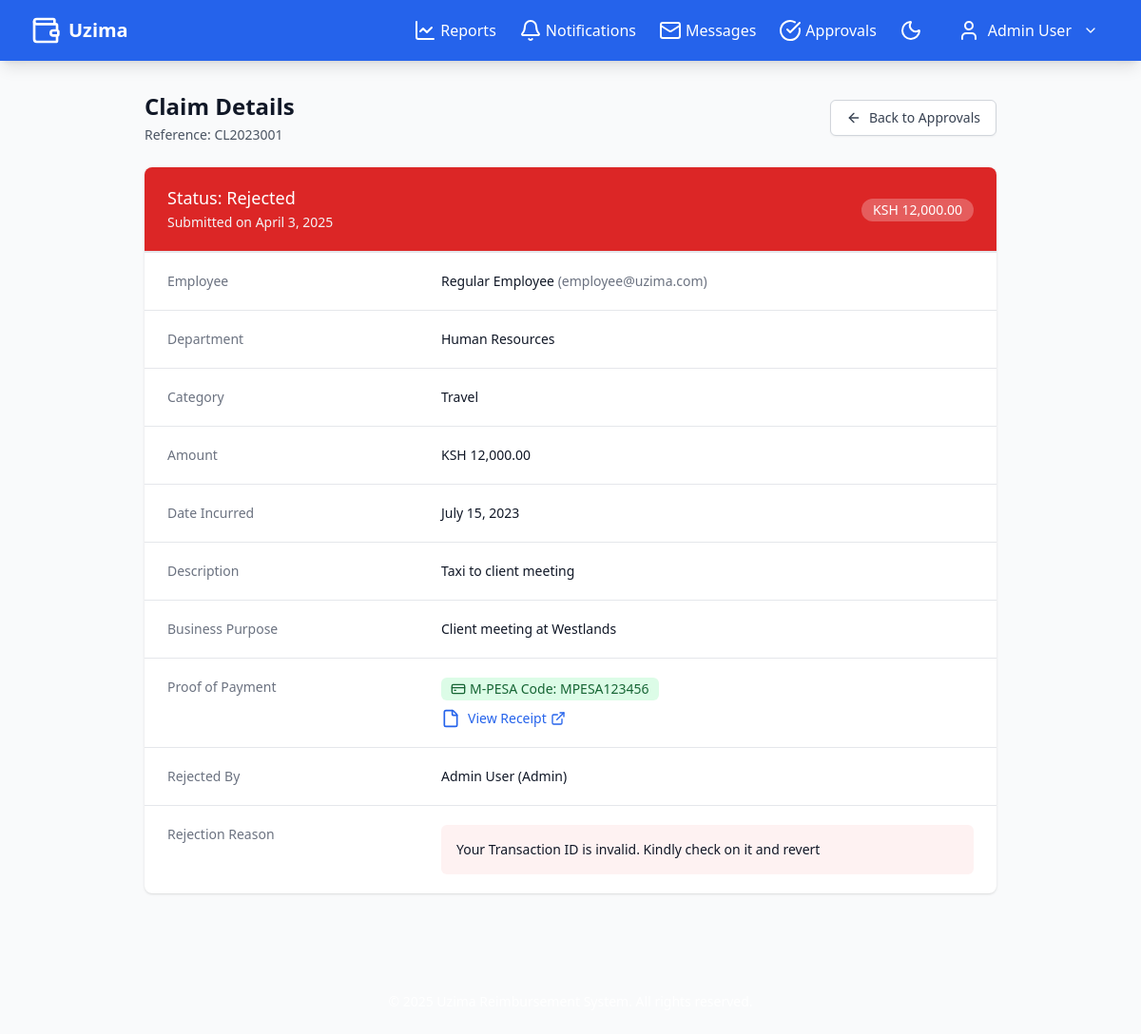
The app's page /view_claim.php?id=1 (signed in) with its own data.
### tables this page shows
CREATE TABLE claims (
                claimID INTEGER PRIMARY KEY AUTOINCREMENT,
                reference_number TEXT UNIQUE,
                userID INTEGER NOT NULL,
                department_id INTEGER,
                category_id INTEGER,
                amount NUMERIC NOT NULL,
                currency TEXT DEFAULT 'USD',
                description TEXT NOT NULL,
                purpose TEXT,
                incurred_date TEXT NOT NULL,
                receipt_path TEXT,
                additional_documents TEXT,
                status TEXT NOT NULL DEFAULT 'Draft',
                submission_date TIMESTAMP DEFAULT CURRENT_TIMESTAMP,
                last_updated TIMESTAMP DEFAULT CURRENT_TIMESTAMP,
                approval_date TEXT,
                payment_date TEXT,
                payment_reference TEXT,
                approverID INTEGER,
                reviewer_id INTEGER,
                rejection_reason TEXT,
                notes TEXT
            , mpesa_code VARCHAR(30), project_id INTEGER, billable_to_client INTEGER DEFAULT 0);

CREATE TABLE users (
                userID INTEGER PRIMARY KEY AUTOINCREMENT,
                employeeID TEXT UNIQUE,
                fullName TEXT NOT NULL,
                email TEXT NOT NULL UNIQUE,
                password TEXT NOT NULL,
                department_id INTEGER,
                position TEXT,
                role TEXT NOT NULL DEFAULT 'Employee',
                hire_date TEXT,
                contact_number TEXT,
                profile_image TEXT DEFAULT 'assets/images/default_profile.png',
                total_reimbursement NUMERIC DEFAULT 0.00,
                budget_limit NUMERIC DEFAULT NULL,
                is_active INTEGER DEFAULT 1,
                last_login TEXT,
                created_at TIMESTAMP DEFAULT CURRENT_TIMESTAMP,
                updated_at TIMESTAMP DEFAULT CURRENT_TIMESTAMP
            );

CREATE TABLE departments (
                department_id INTEGER PRIMARY KEY AUTOINCREMENT,
                department_name TEXT NOT NULL,
                department_code TEXT NOT NULL UNIQUE,
                manager_id INTEGER,
                budget_allocation NUMERIC DEFAULT 0.00,
                budget_remaining NUMERIC DEFAULT 0.00,
                fiscal_year_start TEXT,
                fiscal_year_end TEXT,
                created_at TIMESTAMP DEFAULT CURRENT_TIMESTAMP,
                updated_at TIMESTAMP DEFAULT CURRENT_TIMESTAMP
            );

CREATE TABLE expense_categories (
                category_id INTEGER PRIMARY KEY AUTOINCREMENT,
                category_name TEXT NOT NULL,
                category_code TEXT NOT NULL UNIQUE,
                description TEXT,
                max_amount NUMERIC DEFAULT NULL,
                requires_approval_over NUMERIC DEFAULT NULL,
                receipt_required INTEGER DEFAULT 1,
                is_active INTEGER DEFAULT 1,
                gl_account TEXT,
                created_at TIMESTAMP DEFAULT CURRENT_TIMESTAMP,
                updated_at TIMESTAMP DEFAULT CURRENT_TIMESTAMP
            );

### view_claim.php (the view, shortened to what this page needs)
<?php
require 'config.php';
$claim = null;
$category = null;
$department = null;
$employee = null;
$approver = null;
$claimID = isset($_GET['id']) ? (int)$_GET['id'] : 0;
try {
    if ($_SESSION['role'] === 'Employee') {
        $stmt = $pdo->prepare("SELECT * FROM claims WHERE claimID = ? AND userID = ?");
        $stmt->execute([$claimID, $_SESSION['user_id']]);
    } else {
        $stmt = $pdo->prepare("SELECT * FROM claims WHERE claimID = ?");
        $stmt->execute([$claimID]);
    }
    $claim = $stmt->fetch();
    $stmt = $pdo->prepare("SELECT * FROM expense_categories WHERE category_id = ?");
    $stmt->execute([$claim['category_id']]);
    $category = $stmt->fetch();
    $stmt = $pdo->prepare("SELECT * FROM departments WHERE department_id = ?");
    $stmt->execute([$claim['department_id']]);
    $department = $stmt->fetch();
    $stmt = $pdo->prepare("SELECT * FROM users WHERE userID = ?");
    $stmt->execute([$claim['userID']]);
    $employee = $stmt->fetch();
    if ($claim['approverID']) {
        $stmt = $pdo->prepare("SELECT * FROM users WHERE userID = ?");
        $stmt->execute([$claim['approverID']]);
        $approver = $stmt->fetch();
    }
} catch (Exception $e) {
    $error = $e->getMessage();
}
include 'includes/header.php';
?>
<div class="max-w-4xl mx-auto">
    <div class="mb-6 flex items-center justify-between">
        <div>
            <h1 class="text-2xl font-bold text-gray-900 dark:text-white">Claim Details</h1>
            <p class="mt-1 text-sm text-gray-600 dark:text-gray-400">
                Reference: <?= htmlspecialchars($claim['reference_number'] ?? 'N/A') ?>
            </p>
        </div>
        <div>
            <a href="<?= $_SESSION['role'] === 'Employee' ? 'view_claims.php' : 'approvals.php' ?>" class="inline-flex items-center px-4 py-2 border border-gray-300 dark:border-gray-600 shadow-sm text-sm font-medium rounded-md text-gray-700 dark:text-gray-300 bg-white dark:bg-gray-700 hover:bg-gray-50 dark:hover:bg-gray-600">
                <i data-lucide="arrow-left" class="h-4 w-4 mr-2"></i>
                Back to <?= $_SESSION['role'] === 'Employee' ? 'My Claims' : 'Approvals' ?>
            </a>
        </div>
    </div>
    <?php if ($claim): ?>
        <div class="bg-white dark:bg-gray-800 shadow overflow-hidden sm:rounded-lg">
            <div class="px-4 py-5 sm:px-6 border-b border-gray-200 dark:border-gray-700 <?= getStatusBannerClass($claim['status']) ?>">
                <div class="flex items-center justify-between">
                    <div>
                        <h3 class="text-lg leading-6 font-medium text-white">
                            Status: <?= $claim['status'] ?>
                        </h3>
                        <p class="mt-1 max-w-2xl text-sm text-gray-100">
                            Submitted on <?= date('F j, Y', strtotime($claim['submission_date'])) ?>
                        </p>
                    </div>
                    <div>
                        <span class="inline-flex items-center px-3 py-0.5 rounded-full text-sm font-medium bg-white bg-opacity-25 text-white">
                            KSH <?= number_format($claim['amount'], 2) ?>
                        </span>
                    </div>
                </div>
            </div>
            <div class="border-t border-gray-200 dark:border-gray-700 px-4 py-5 sm:p-0">
                <dl class="sm:divide-y sm:divide-gray-200 sm:dark:divide-gray-700">
                    <div class="py-4 sm:py-5 sm:grid sm:grid-cols-3 sm:gap-4 sm:px-6">
                        <dt class="text-sm font-medium text-gray-500 dark:text-gray-400">Employee</dt>
                        <dd class="mt-1 text-sm text-gray-900 dark:text-white sm:mt-0 sm:col-span-2">
                            <?= htmlspecialchars($employee['fullName'] ?? 'N/A') ?>
                            <?php if ($employee): ?>
                                <span class="text-gray-500 dark:text-gray-400">(<?= htmlspecialchars($employee['email']) ?>)</span>
                            <?php endif; ?>
                        </dd>
                    </div>
                    <div class="py-4 sm:py-5 sm:grid sm:grid-cols-3 sm:gap-4 sm:px-6">
                        <dt class="text-sm font-medium text-gray-500 dark:text-gray-400">Department</dt>
                        <dd class="mt-1 text-sm text-gray-900 dark:text-white sm:mt-0 sm:col-span-2">
                            <?= htmlspecialchars($department['department_name'] ?? 'N/A') ?>
                        </dd>
                    </div>
                    <div class="py-4 sm:py-5 sm:grid sm:grid-cols-3 sm:gap-4 sm:px-6">
                        <dt class="text-sm font-medium text-gray-500 dark:text-gray-400">Category</dt>
                        <dd class="mt-1 text-sm text-gray-900 dark:text-white sm:mt-0 sm:col-span-2">
                            <?= htmlspecialchars($category['category_name'] ?? 'N/A') ?>
                        </dd>
                    </div>
                    <div class="py-4 sm:py-5 sm:grid sm:grid-cols-3 sm:gap-4 sm:px-6">
                        <dt class="text-sm font-medium text-gray-500 dark:text-gray-400">Amount</dt>
                        <dd class="mt-1 text-sm text-gray-900 dark:text-white sm:mt-0 sm:col-span-2">
                            <span class="font-medium">KSH <?= number_format($claim['amount'], 2) ?></span>
                        </dd>
                    </div>
                    <div class="py-4 sm:py-5 sm:grid sm:grid-cols-3 sm:gap-4 sm:px-6">
                        <dt class="text-sm font-medium text-gray-500 dark:text-gray-400">Date Incurred</dt>
                        <dd class="mt-1 text-sm text-gray-900 dark:text-white sm:mt-0 sm:col-span-2">
                            <?= date('F j, Y', strtotime($claim['incurred_date'])) ?>
                        </dd>
                    </div>
                    <div class="py-4 sm:py-5 sm:grid sm:grid-cols-3 sm:gap-4 sm:px-6">
                        <dt class="text-sm font-medium text-gray-500 dark:text-gray-400">Description</dt>
                        <dd class="mt-1 text-sm text-gray-900 dark:text-white sm:mt-0 sm:col-span-2">
                            <?= nl2br(htmlspecialchars($claim['description'])) ?>
                        </dd>
                    </div>
                    <?php if (!empty($claim['purpose'])): ?>
                    <div class="py-4 sm:py-5 sm:grid sm:grid-cols-3 sm:gap-4 sm:px-6">
                        <dt class="text-sm font-medium text-gray-500 dark:text-gray-400">Business Purpose</dt>
                        <dd class="mt-1 text-sm text-gray-900 dark:text-white sm:mt-0 sm:col-span-2">
                            <?= htmlspecialchars($claim['purpose']) ?>
                        </dd>
                    </div>
                    <?php endif; ?>
                    <div class="py-4 sm:py-5 sm:grid sm:grid-cols-3 sm:gap-4 sm:px-6">
                        <dt class="text-sm font-medium text-gray-500 dark:text-gray-400">Proof of Payment</dt>
                        <dd class="mt-1 text-sm text-gray-900 dark:text-white sm:mt-0 sm:col-span-2">
                            <?php if (!empty($claim['receipt_path']) || !empty($claim['mpesa_code'])): ?>
                                <?php if (!empty($claim['mpesa_code'])): ?>
                                <div class="mb-2">
                                    <span class="inline-flex items-center px-2.5 py-0.5 rounded-md text-sm font-medium bg-green-100 text-green-800 dark:bg-green-700 dark:text-green-100">
                                        <i data-lucide="credit-card" class="h-4 w-4 mr-1"></i>
                                        M-PESA Code: <?= htmlspecialchars($claim['mpesa_code']) ?>
                                    </span>
                                </div>
                                <?php endif; ?>
                                <?php if (!empty($claim['receipt_path'])): ?>
                                <div class="flex items-center">
                                    <a href="<?= htmlspecialchars($claim['receipt_path']) ?>" target="_blank" class="font-medium text-blue-600 dark:text-blue-400 hover:underline inline-flex items-center">
                                        <i data-lucide="file" class="h-5 w-5 mr-2"></i>
                                        View Receipt
                                        <i data-lucide="external-link" class="h-4 w-4 ml-1"></i>
                                    </a>
                                </div>
                                <?php endif; ?>
                            <?php endif; ?>
                        </dd>
                    </div>
                    <?php if (in_array($claim['status'], ['Approved', 'Rejected', 'Paid']) && $approver): ?>
                    <div class="py-4 sm:py-5 sm:grid sm:grid-cols-3 sm:gap-4 sm:px-6">
                        <dt class="text-sm font-medium text-gray-500 dark:text-gray-400">
                            <?= $claim['status'] === 'Rejected' ? 'Rejected' : 'Approved' ?> By
                        </dt>
                        <dd class="mt-1 text-sm text-gray-900 dark:text-white sm:mt-0 sm:col-span-2">
                            <?= htmlspecialchars($approver['fullName']) ?> (<?= htmlspecialchars($approver['role']) ?>)
                        </dd>
                    </div>
                    <?php endif; ?>
                    <?php if ($claim['status'] === 'Rejected' && !empty($claim['rejection_reason'])): ?>
                    <div class="py-4 sm:py-5 sm:grid sm:grid-cols-3 sm:gap-4 sm:px-6">
                        <dt class="text-sm font-medium text-gray-500 dark:text-gray-400">Rejection Reason</dt>
                        <dd class="mt-1 text-sm text-gray-900 dark:text-white sm:mt-0 sm:col-span-2">
                            <div class="rounded-md bg-red-50 dark:bg-red-900/30 p-4">
                                <?= nl2br(htmlspecialchars($claim['rejection_reason'])) ?>
                            </div>
                        </dd>
                    </div>
                    <?php endif; ?>
                </dl>
            </div>
        </div>
    <?php endif; ?>
</div>
<?php
function getStatusBannerClass($status) {
    switch ($status) {
        case 'Rejected':
            return 'bg-red-600';
    }
}
?>
<?php include 'includes/footer.php'; ?>

### records on screen
claims: reference_number "CL2023001", status "Rejected", submission_date "April 3, 2025", amount "12,000.00", incurred_date "July 15, 2023", description "Taxi to client meeting", purpose "Client meeting at Westlands", mpesa_code "MPESA123456", rejection_reason "Your Transaction ID is invalid. Kindly check on it and revert"
users: fullName "Regular Employee", email "employee@uzima.com"
departments: department_name "Human Resources"
expense_categories: category_name "Travel"
users: fullName "Admin User", role "Admin"

### other values on screen
$_SESSION['fullName'] "Admin User"
